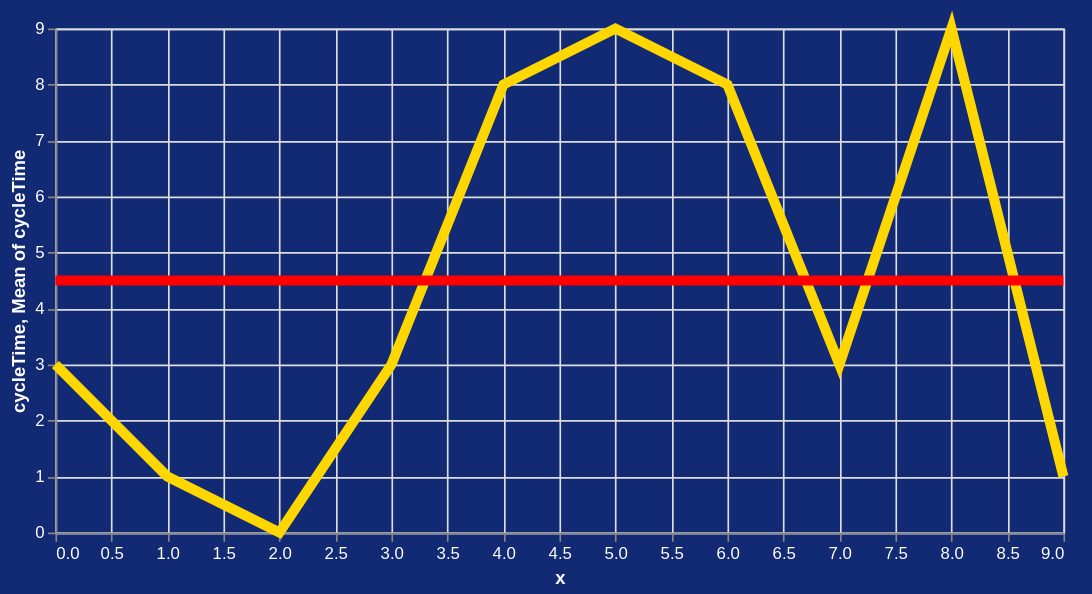

Specify this chart in Vega-Lite:
### Vega-Lite specification from a JSON file in a GitHub repository (floating-point values rounded to 4 significant figures)
{"config": {"view": {"continuousWidth": 400, "continuousHeight": 300}, "axis": {"labelColor": "white", "titleColor": "white"}, "background": "#122973", "header": {"labelColor": "#122973", "labelFontSize": 14, "titleColor": "#122973", "titleFontSize": 14}}, "layer": [{"mark": {"type": "line", "color": "gold", "size": 6}, "encoding": {"x": {"field": "x", "type": "quantitative"}, "y": {"field": "cycleTime", "type": "quantitative"}}}, {"mark": {"type": "rule", "color": "red"}, "encoding": {"size": {"value": 6}, "y": {"aggregate": "mean", "field": "cycleTime", "type": "quantitative"}}}], "data": {"name": "data-eaff3647acbe3d5c8ac94d2ff65e0292"}, "width": 600, "$schema": "https://vega.github.io/schema/vega-lite/v4.17.0.json", "datasets": {"data-eaff3647acbe3d5c8ac94d2ff65e0292": [{"x": 0, "cycleTime": 3}, {"x": 1, "cycleTime": 1}, {"x": 2, "cycleTime": 0}, {"x": 3, "cycleTime": 3}, {"x": 4, "cycleTime": 8}, {"x": 5, "cycleTime": 9}, {"x": 6, "cycleTime": 8}, {"x": 7, "cycleTime": 3}, {"x": 8, "cycleTime": 9}, {"x": 9, "cycleTime": 1}]}}
